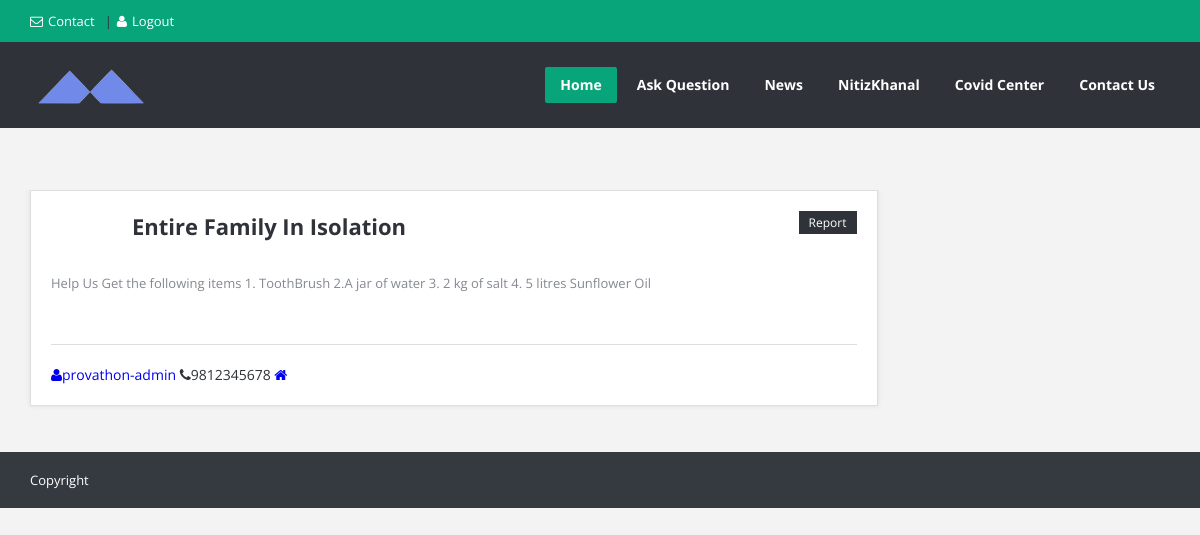
The page /post/details/6 (signed in) on the database its author committed.
### posts/models.py (models this page shows, shortened)
class Post(models.Model):
    title = models.CharField(max_length=100)
    content = models.TextField()
    date_posted = models.DateTimeField(default = timezone.now)
    author = models.ForeignKey(User, on_delete = models.CASCADE)
    settled = models.BooleanField(default=False)

### users/models.py (models this page shows, shortened)
class Profile(models.Model):
    user = models.OneToOneField(User, on_delete=models.CASCADE, )
    image = models.ImageField(default='default.jpg', upload_to='profile_pics')
    contact = models.CharField(max_length = 10, default = "Not entered")
    address = models.CharField(max_length=50, default = "Not entered")
    Gcode = models.CharField(max_length = 5, default = "Not entered")

### posts/views.py (the view)
# urls.py: path('post/details/<str:pk>', PostDetailView.as_view() , name='post-details'),
class PostDetailView(DetailView):
    model = Post
    template_name = 'posts/single_question.html'

### posts/templates/posts/single_question.html (shortened to what this page needs)
{% extends "posts/base.html" %}
{% block content %}
	<section class="container main-content">
		<div class="row">
			<div class="col-md-9">
				<article class="question single-question question-type-normal">
					<h2>
						<a href="single_question.html">{{ post.title }}</a>
					</h2>
					<a class="question-report" href="#">Report</a>
					<div class="question-inner">
						<div class="question-desc">
							<p>{{ post.content }}</p>
						</div>
							<span class=""><a href="#"><i class="icon-user"></i>{{post.author.username}}</a></span>
							<span class=""><i class="icon-phone"></i>{{ post.author.profile.contact }}</span>
							<span class=""><a href="#"><i class="icon-home"></i>{{ post.author.profile.gharNo}}</a></span>
					</div>
				</article>
		</div>
	</section>
{% endblock %}

### posts/templates/posts/base.html (shortened to what this page needs)
{% load static %}
<!DOCTYPE html>
<html lang="en">
<head>
	<link rel="stylesheet" href="{% static 'posts/style.css' %}">
	<link rel="stylesheet" href="{% static 'posts/css/responsive.css' %}">
	<link rel="stylesheet" href="{% static 'posts/css/contents.css' %}">
</head>
<body>
<div id="wrap" class="grid_1200">
    	<div id="header-top">
		<section class="container clearfix">
			<nav class="header-top-nav">
				<ul>
					<li><a href="{% url 'contact' %}"><i class="icon-envelope"></i>Contact</a></li>
					{% if user.is_authenticated %}
					<li><a href="{% url 'logout' %}" id="login-panel"><i class="icon-user"></i>Logout</a></li>
					{% else %}
					<li><a href="{% url 'login' %}" id="login-panel"><i class="icon-user"></i>Login</a></li>
					{% endif %}
				</ul>
			</nav>
		</section>
	</div>
	<header id="header">
		<section class="container clearfix">
			<div class="logo"><a href="{% url 'home' %}"><img alt="" src="{% static 'posts/images/logo.png'%}"></a></div>
			<nav class="navigation">
				<ul>
					<li class="current_page_item"><a href="{% url 'home' %}">Home</a>
					</li>
					<li class="ask_question"><a href="{% url 'post-create' %}">Ask Question</a></li>
					<li><a href="https://www.neplinews.com" target="blank">News</a></li>
					{% if user.is_authenticated %}
					<li><a href="{% url 'user-profile' user.username%}">{{user.username}}</a>
					{% else %}
					<li><a href="{% url 'login'%}">User</a></li>
					{% endif%}
					<li><a href="{% url 'covid'%}">Covid Center</a></li>
					<li><a href="{% url 'contact'%}">Contact Us</a></li>
				</ul>
			</nav>
		</section>
	</header>
    {% block content %}{% endblock %}
</div>
</body>
<footer id="footer-bottom">
		<section class="container">
			<div class="copyrights f_left">Copyright<a href="#"></a></div>
		</section>
	</footer>
</html>

### posts/static/posts/css/responsive.css (style rules this page uses)
@media (min-width: 1200px) { .grid_1200 .navigation > ul > li > a { padding: 0 15px; } }

### posts/static/posts/css/contents.css (style rules this page uses)
.container.main-content { margin-top: 10%; padding-bottom:3%; position: relative; z-index: 991; }
.question { -moz-box-sizing: border-box; -webkit-box-sizing: border-box; box-sizing: border-box; margin-bottom: 30px; padding: 20px; border: 1px solid #dedede; background: #FFF; -moz-box-shadow: 0 0 5px #dedede; -webkit-box-shadow: 0 0 5px #dedede; box-shadow: 0 0 5px #dedede; position: relative; }
.question-inner { position: relative; margin-left: 101px; }
.single-question { padding: 20px 0; margin-bottom: 10px; }
.single-question .question-inner { margin-left: 0; padding: 0 20px; }
.question h2 { margin: 0 0 30px 101px; color: #474D5D; overflow: hidden; font-size: 22px; font-weight: bold; padding-right: 161px; }
.question h2 a { color: #2f3239; }
.question-report { float: right; font-size: 12px; background-color: #2f3239; padding: 4px 10px; position: absolute; top: 20px; right: 20px; height: 23px; line-height: 15px; }
.question-desc { margin-bottom: 20px; padding-bottom: 30px; line-height: 22px; font-size: 13px; border-bottom: 1px solid #dedede; color: #848991; }
#footer-bottom { background-color: #353940; padding: 16px 0; font-size: 12px; line-height: 24px; }
.copyrights { font-size: 13px; }

### posts/static/posts/css/base.css (style rules this page uses)
html, body, div, span, applet, object, iframe, h1, h2, h3, h4, h5, h6, p, blockquote, pre, a, abbr, acronym, address, big, cite, code, del, dfn, em, img, ins, kbd, q, s, samp, small, strike, strong, sub, sup, tt, var, b, u, i, center, dl, dt, dd, ol, ul, li, fieldset, form, label, legend, table, caption, tbody, tfoot, thead, tr, th, td, article, aside, canvas, details, embed, figure, figcaption, footer, header, hgroup, menu, nav, output, ruby, section, summary, time, mark, audio, video { margin: 0; padding: 0; border: 0; font-size: 100%; font: inherit; vertical-align: baseline; }
body { font-size: 14px; line-height: 22px; }
article, aside, details, figcaption, figure, footer, header, hgroup, menu, nav, section { display: block; }
ol, ul, li { list-style: none; }
p { margin: 0 0 20px 0; line-height: 22px; }
html { -webkit-text-size-adjust: none; }
* { outline: none; }
body,.qoute p,input,.button,label,.more,blockquote,.widget ul li,textarea { font-family: "Open Sans", Arial, sans-serif; }
.f_left { float: left !important; }

### rows shown on the page
Post: title "Entire Family In Isolation", content "Help Us Get the following items 1. ToothBrush 2.A jar of water 3. 2 kg of salt 4. 5 litres Sunflower Oil", author.username "provathon-admin", author.profile.contact "9812345678"

### other values the page prints
{{ user.username }} "NitizKhanal"
